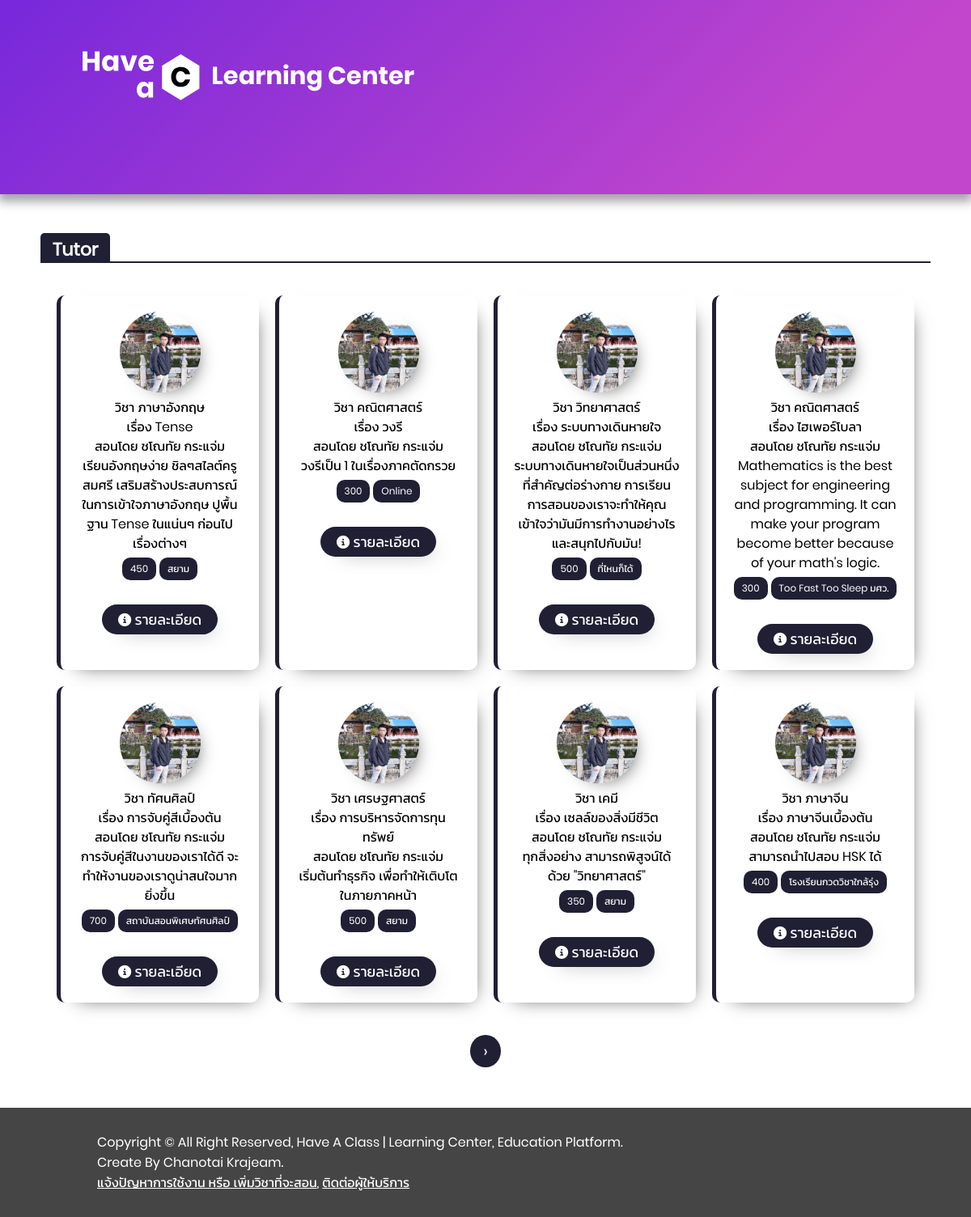
The app's page /post.php with its own data.
### tables this page shows
CREATE TABLE `tutorpublish` (
  `ID` int(11) NOT NULL,
  `subject` int(11) NOT NULL,
  `topic` varchar(30) NOT NULL,
  `date` varchar(21) NOT NULL,
  `user` int(11) NOT NULL,
  `type` int(1) NOT NULL,
  `price` int(11) NOT NULL,
  `agestu` varchar(10) NOT NULL,
  `place` varchar(60) NOT NULL,
  `description` varchar(255) NOT NULL,
  `status` int(1) NOT NULL
);

CREATE TABLE `user` (
  `ID` int(11) NOT NULL,
  `username` varchar(255) NOT NULL,
  `realname` varchar(255) NOT NULL,
  `password` varchar(32) NOT NULL,
  `email` varchar(255) NOT NULL,
  `prefix` int(1) NOT NULL,
  `thaifirstname` varchar(255) NOT NULL,
  `thailastname` varchar(255) NOT NULL,
  `thainickname` varchar(255) NOT NULL,
  `engfirstname` varchar(255) NOT NULL,
  `englastname` varchar(255) NOT NULL,
  `engnickname` varchar(255) NOT NULL,
  `age` int(2) NOT NULL,
  `sex` int(1) NOT NULL,
  `education` int(2) NOT NULL,
  `district` varchar(255) NOT NULL,
  `province` int(11) NOT NULL,
  `facebook` varchar(255) NOT NULL,
  `urlfacebook` varchar(255) NOT NULL,
  `lineid` varchar(255) NOT NULL,
  `tel` varchar(10) NOT NULL,
  `role` int(1) NOT NULL,
  `verification` int(1) NOT NULL,
  `image` varchar(40) DEFAULT NULL,
  `lastlogin` varchar(21) NOT NULL
);

CREATE TABLE `subjects` (
  `ID` int(11) NOT NULL,
  `Name` varchar(255) NOT NULL,
  `engName` varchar(255) NOT NULL
);

### post.php (the view, shortened to what this page needs)
<?php
    include_once "include/header.php";
?>
</section>
<?php
    $getList = "SELECT MAX(ID) FROM tutorpublish";
    $getList = $conn->query($getList);
    $getList = $getList->fetch_all();
    $getList = $getList[0][0];
    $pageList = $getList /8 +1;
    $pageList = (int) $pageList;
    if(!isset($_GET['post'])){
        if($_GET['page'] > $pageList){
            include "include/404.php";
        } elseif($_GET['page'] < 1){
            include "include/404.php";
        } else { ?>
<section class="main-list">
    <h3 class="title-text"><span>Tutor</span></h3>
        <div class="item">
            <?php
                $per = 8;
                if(isset($_GET['page'])){
                    $page = $_GET['page'];
                } else {
                    $page = 1;
                }
                $start = ($page - 1) * $per;
                $publishtutor = $datamanager->callpublishtutor($start, $per);
                foreach ($publishtutor as $key => $value){ ?>
        <div class="card">
                <?php
                    $post = $datamanager->getData($value['4']);
                    if($post['image'] == null){ ?>
                        <img src="img/profile_pic.png" alt="" class="postimg">
                <?php    } else { ?>
                        <img src="img/profile/<?php echo $post['image']; ?>" alt="" class="postimg shadow">
                <?php } ?>
                <div>วิชา <?php $datamanager->subjectdata($value['1']); ?></div>
                <div>เรื่อง <?php echo $value['2']; ?></div>
                <div>สอนโดย <?php $datamanager->getName($value['4']); ?></div>
                <div id="description-<?php echo $value['0']; ?>">
                    <?php
                        echo $value['9'];
                    ?>
                </div>
                <div>
                    <div class="price"><?php echo $value['6']; ?></div>
                    <div class="price"><?php echo $value['8']; ?></div>
                </div>
                <div>
                    <a href="post.php?post=<?php echo $value['0']; ?>"><button class="btn btn-dark"><i class="fa fa-info-circle iconfont" aria-hidden="true"></i> <p class="btn-moredetail">รายละเอียด</p></button></a>
                </div>
            </div>
            <?php    }
            ?>
        </div>
        <div class="next-pre-btn">
            <?php
                if($page != $pageList){ ?>
                    <a href="post.php?page=<?php echo $page + 1 ?>" class="next round">&#8250;</a>
            <?php    }
            ?>
        </div>
</section>
<?php        }
    } elseif($_GET['post'] > $getList){
        include "include/404.php";
    } elseif($_GET['post'] < 1){
        include "include/404.php";
} else {
            header("location: index.php");
        }
?>
<?php
    include_once "include/footer.php";
?>

### sys/datamanager.php (shortened to what this page needs)
<?php
    class datamanager{
        public function __construct($conn){
            $this->conn = $conn;
        }
        public function getName(int $userid){
            $sql = "SELECT * FROM user WHERE ID='" . $userid . "'";
            $sql = $this->conn->query($sql);
            $sql = $sql->fetch_assoc();
            echo $sql['thaifirstname'] . " " . $sql['thailastname'];
        }
        public function getData(int $id){
            $sql = "SELECT * FROM user WHERE ID='$id'";
            $sql = $this->conn->query($sql);
            $sql = $sql->fetch_assoc();
            return $sql;
        }
        public function callpublishtutor(int $start, int $per){
            $sql = "SELECT * FROM tutorpublish WHERE status>0 ORDER BY status DESC,ID DESC LIMIT {$start},{$per}";
            $sql = $this->conn->query($sql);
            $sql = $sql->fetch_all();
            return $sql;
        }
        public function subjectdata(int $subjectid){
            $sql = "SELECT Name FROM subjects WHERE ID='" . $subjectid . "'";
            $sql = $this->conn->query($sql);
            $sql = $sql->fetch_assoc();
            echo $sql['Name'];
        }
    }
?>

### css/MyStyle.css (style rules this page uses)
* { padding: 0px; margin: 0px; box-sizing: border-box; }
body { font-family: "Poppins", "Kanit"; font-size: 20px; }
.btn { font-family: "Poppins", "Kanit"; margin-top: 30px; padding: 5px 20px; font-size: 18px; background: none; border: none; border-radius: 20px; outline: none; -webkit-box-shadow: 10px 10px 23px -16px rgba(0,0,0,0.75); -moz-box-shadow: 10px 10px 23px -16px rgba(0,0,0,0.75); box-shadow: 10px 10px 23px -16px rgba(0,0,0,0.75); cursor: pointer; transition: 0.5s; }
.btn-dark { background-color: #211f34; color: white; }
a { color: white; }
.iconfont { font-size: 0.9em; }
.shadow { -webkit-box-shadow: 10px 10px 23px -16px rgba(0,0,0,0.75); -moz-box-shadow: 10px 10px 23px -16px rgba(0,0,0,0.75); box-shadow: 10px 10px 23px -16px rgba(0,0,0,0.75); }
.title-text { position: relative; color: white; }
.title-text span { background-color: #211f34; padding-right: 15px; padding-left: 15px; padding-top: 5px; margin-left: 50px; font-size: 22px; font-family: "Poppins"; border-top-right-radius: 5px; border-top-left-radius: 5px; }
.title-text::after { content:""; position: absolute; bottom: 0; left: 50px; right: 50px; align-items: baseline; border-top: 2px solid #211f34; z-index: -1; }
.item { margin: 0px 60px 0px 60px; margin-top: 30px; display: grid; grid-template-columns: repeat(4, 1fr); text-align: center; }
.card { border-left: 5px solid #211f34; border-radius: 10px; display: block; padding: 20px; margin: 10px; font-size: 16px; line-height: 1.5; -webkit-box-shadow: 10px 10px 23px -16px rgba(0,0,0,0.75); -moz-box-shadow: 10px 10px 23px -16px rgba(0,0,0,0.75); box-shadow: 10px 10px 23px -16px rgba(0,0,0,0.75); }
.btn-moredetail { display: inline; }
.postimg { border-radius: 100%; object-fit: cover; height: 100px; width: 100px; }
.price { font-size: 12px; padding: 5px 10px; border-radius: 10px; background-color: #211f34; color: #ffffff; text-align: center; display: inline-flex; margin-top: 5px; }
.main-list { margin-top: 50px; margin-bottom: 50px; }

### css/extension.css (style rules this page uses)
.next-pre-btn { position: relative; margin: 30px; text-align: center; }
.next-pre-btn a { text-decoration: none; display: inline-block; padding: 5px 16px; font-size: 20px; }
.next-pre-btn .next { background-color: #211f34; color: white; }
.next-pre-btn .round { border-radius: 50%; }

### records on screen
tutorpublish: user.image (picture), subject.Name "ภาษาอังกฤษ", topic "Tense", user.thaifirstname "ชโณทัย", user.thailastname "กระแจ่ม", description "เรียนอังกฤษง่าย ชิลๆสไลต์ครูสมศรี เสริมสร้างประสบการณ์ในการเข้าใจภาษาอังกฤษ ปูพื้นฐาน Tense ในแน่นๆ ก่อนไปเรื่องต่างๆ", price "450", place "สยาม"
tutorpublish: user.image (picture), subject.Name "คณิตศาสตร์", topic "วงรี", user.thaifirstname "ชโณทัย", user.thailastname "กระแจ่ม", description "วงรีเป็น 1 ในเรื่องภาคตัดกรวย", price "300", place "Online"
tutorpublish: user.image (picture), subject.Name "วิทยาศาสตร์", topic "ระบบทางเดินหายใจ", user.thaifirstname "ชโณทัย", user.thailastname "กระแจ่ม", description "ระบบทางเดินหายใจเป็นส่วนหนึ่งที่สำคัญต่อร่างกาย การเรียนการสอนของเราจะทำให้คุณเข้าใจว่ามันมีการทำงานอย่างไร และสนุกไปกับมัน!", price "500", place "ที่ไหนก็ได้"
tutorpublish: user.image (picture), subject.Name "คณิตศาสตร์", topic "ไฮเพอร์โบลา", user.thaifirstname "ชโณทัย", user.thailastname "กระแจ่ม", description "Mathematics is the best subject for engineering and programming. It can make your program become better because of your math's logic.", price "300", place "Too Fast Too Sleep มศว."
tutorpublish: user.image (picture), subject.Name "ทัศนศิลป์", topic "การจับคู่สีเบื้องต้น", user.thaifirstname "ชโณทัย", user.thailastname "กระแจ่ม", description "การจับคู่สีในงานของเราได้ดี จะทำให้งานของเราดูน่าสนใจมากยิ่งขึ้น", price "700", place "สถาบันสอนพิเศษทัศนศิลป์"
tutorpublish: user.image (picture), subject.Name "เศรษฐศาสตร์", topic "การบริหารจัดการทุนทรัพย์", user.thaifirstname "ชโณทัย", user.thailastname "กระแจ่ม", description "เริ่มต้นทำธุรกิจ เพื่อทำให้เติบโตในภายภาคหน้า", price "500", place "สยาม"
tutorpublish: user.image (picture), subject.Name "เคมี", topic "เซลล์ของสิ่งมีชีวิต", user.thaifirstname "ชโณทัย", user.thailastname "กระแจ่ม", description "ทุกสิ่งอย่าง สามารถพิสูจน์ได้ด้วย \"วิทยาศาสตร์\"", price "350", place "สยาม"
tutorpublish: user.image (picture), subject.Name "ภาษาจีน", topic "ภาษาจีนเบื้องต้น", user.thaifirstname "ชโณทัย", user.thailastname "กระแจ่ม", description "สามารถนำไปสอบ HSK ได้", price "400", place "โรงเรียนกวดวิชาใกล้รุ่ง"
